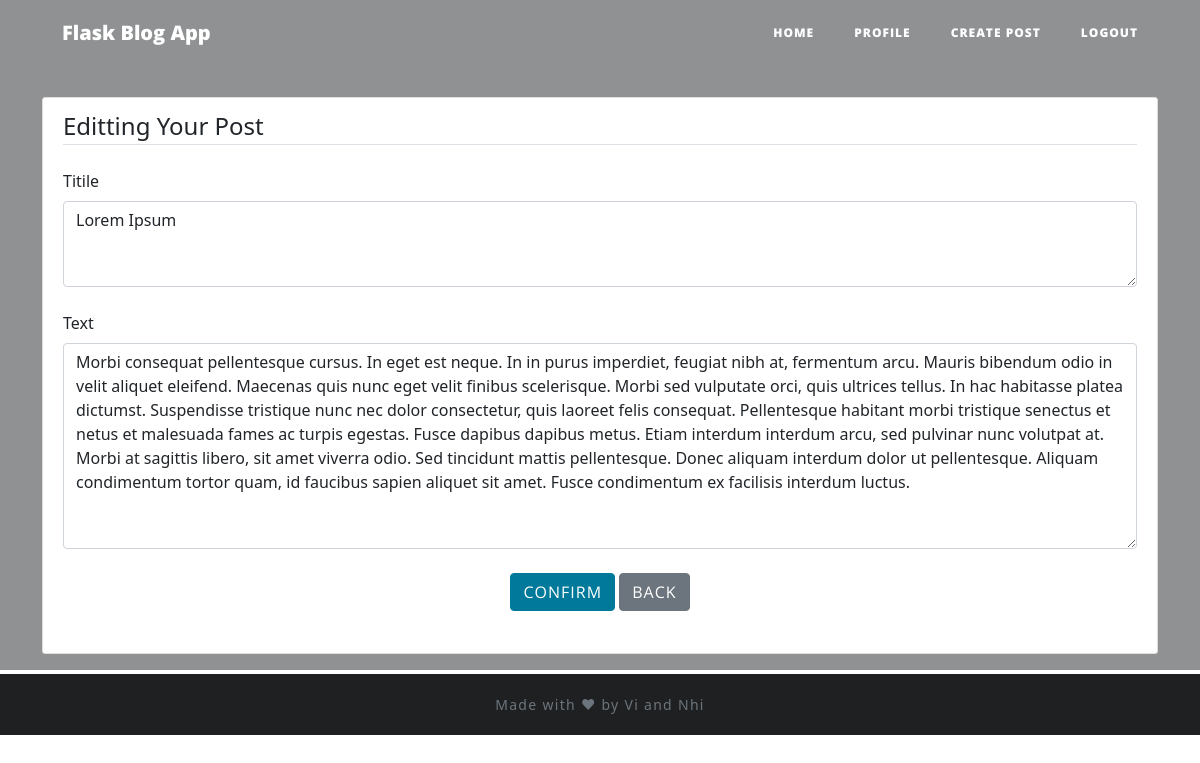
Page /edit-post/3 (signed in) on the committed database.
### website/models.py (models this page shows)
class Post(db.Model):
    id = db.Column(db.Integer, primary_key=True)
    title = db.Column(db.String(100), nullable=False)
    text = db.Column(db.Text, nullable=False)
    date_created = db.Column(db.DateTime, index=True, default=datetime.now)
    author = db.Column(db.Integer, db.ForeignKey('user.id', ondelete="CASCADE"), nullable=False)
    comments = db.relationship('Comment', backref='post', passive_deletes=True)
    likes = db.relationship('Like', backref='post', passive_deletes=True)

### website/views.py (the view, shortened to what this page needs)
@views.route("/edit-post/<id>", methods = ['GET', 'POST'])
@login_required
def edit_post(id):
    post = Post.query.filter_by(id=id).first()
    if not post:
        flash("Post does not exist.", category='error')
    elif current_user.id != post.author:
        flash('You do not have permission to delete this post.', category='error')
    return render_template('edit_post.html', user= current_user, post= post)

### website/initial.py (called while the page is built)
def create_app():
    app = Flask(__name__)
    app.config['SECRET_KEY'] = "helloworld"
    app.config['SQLALCHEMY_DATABASE_URI'] = f'sqlite:///{DB_NAME}'
    db.init_app(app)
    from .views import views
    from .auth import auth
    app.register_blueprint(views, url_prefix='/')
    app.register_blueprint(auth, url_prefix='/')
    from .models import User, Post, Comment, Like
    create_database(app)
    login_manager = LoginManager()
    login_manager.login_view = "auth.login"
    login_manager.init_app(app)
    @login_manager.user_loader
    def load_user(id):
        return User.query.get(int(id))
    return app

### website/templates/edit_post.html (shortened to what this page needs)
{% extends "base.html" %} {% block title %}Home{% endblock %}
{% block body %}
{{ super() }}
{% endblock %}
{% block content%}
<div class="content-section">
  <form method="POST" enctype="multipart/form-data">
      <fieldset class="form-group">
          <legend class="border-bottom mb-4">Editting Your Post</legend>
          <div class="form-group">
              <label for="titile">Titile</label>
                {% block texttitle %}
                <textarea name="title" id="title" class="form-control" rows="3">{{post.title}}</textarea>
                {% endblock %}
              <br/>
              <label for="text">Text</label>
                {% block text %}
                <textarea name="text" id="text" class="form-control" rows="8">{{post.text}}</textarea>
                {% endblock %}
              <br/>
              <div align="center">
                <button type="submit" class="btn btn-primary">Confirm</button>
                <a href="/"><button type="button" class="btn btn-secondary">Back</button></a>
            </div>
          </div>
      </fieldset>
  </form>
</div>
{% endblock %}

### website/static/main.css (style rules this page uses)
body { font-size: 20px; color: #212529; font-family: 'Lora', 'Times New Roman', serif; }
a { color: #212529; transition: all 0.2s; }
.btn { box-shadow: none; font-size: 14px; font-weight: 800; padding: 15px 25px; letter-spacing: 1px; text-transform: uppercase; border-radius: 0; font-family: 'Open Sans', 'Helvetica Neue', Helvetica, Arial, sans-serif; }
.btn-primary { background-color: #00799b !important; border-color: #00799b !important; }
.content-section { background: white; margin-top: 30px; padding: 10px 20px; border: 1px solid #dddddd; border-radius: 3px; margin-bottom: 20px; z-index: 1; }

### website/templates/edit_post.html (style rules this page uses)
body { background-image: url('https://wallpaperaccess.com/full/1691682.jpg'); background-size: cover; padding-top: 67px; }

### rows in the picture
Post: title "Lorem Ipsum", text "Morbi consequat pellentesque cursus. In eget est neque. In in purus imperdiet, feugiat nibh at, fermentum arcu. Mauris bibendum odio in velit aliquet eleifend. Maecenas quis nunc eget velit finibus scelerisque. Morbi sed vulputate orci, quis ultrices tellus. In hac habitasse platea dictumst. Suspendisse tristique nunc nec dolor consectetur, quis laoreet felis consequat. Pellentesque habitant morbi tristique senectus et netus et malesuada fames ac turpis egestas. Fusce dapibus dapibus metus. Etiam interdum interdum arcu, sed pulvinar nunc volutpat at. Morbi at sagittis libero, sit amet viverra odio. Sed tincidunt mattis pellentesque. Donec aliquam interdum dolor ut pellentesque. Aliquam…"
